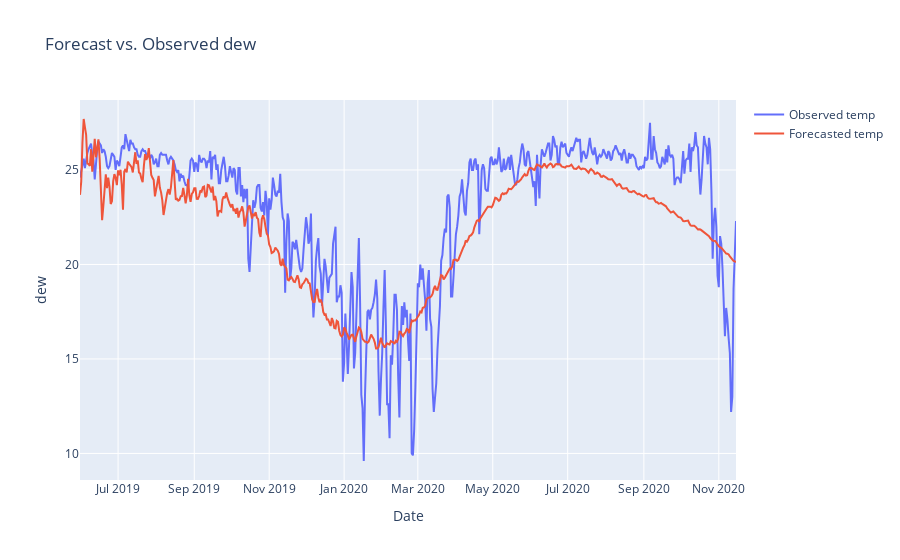

Notebook code cell kept with this figure:
### Code cell
# Forecast using the VAR model
forecast = model_fitted.forecast(y=train[train_columns].values, steps=len(test))

# Create line charts for forecasted and observed values
fig_temp = go.Figure()

observed_temp = test[target_column]
forecast_temp = forecast[:, colmn_idx ]  # Access the forecasted temperature column
# Add traces for observed values and forecast
fig_temp.add_trace(go.Scatter(x=test.index, y=observed_temp, mode='lines', name='Observed temp'))
fig_temp.add_trace(go.Scatter(x=test.index, y=forecast_temp, mode='lines', name='Forecasted temp'))

# Customize the layout for the plot
fig_temp.update_layout(
    title=f"Forecast vs. Observed {train_columns[colmn_idx]}",
    xaxis_title="Date",
    yaxis_title=train_columns[colmn_idx],
)

# Show the plot
fig_temp.show()

### Figure 1 — Plotly figure (JSON) as saved in the notebook; plotly's stock layout.template omitted (floating-point values rounded to 4 significant figures; data arrays with more than 128 entries replaced by an {"elided": "..."} marker saying what was removed)
{"data": [{"mode": "lines", "name": "Observed temp", "type": "scatter", "x": {"elided": "535 str values"}, "y": {"elided": "535 float values"}}, {"mode": "lines", "name": "Forecasted temp", "type": "scatter", "x": {"elided": "535 str values"}, "y": {"elided": "535 float values"}}], "layout": {"title": {"text": "Forecast vs. Observed dew"}, "xaxis": {"title": {"text": "Date"}}, "yaxis": {"title": {"text": "dew"}}}}
